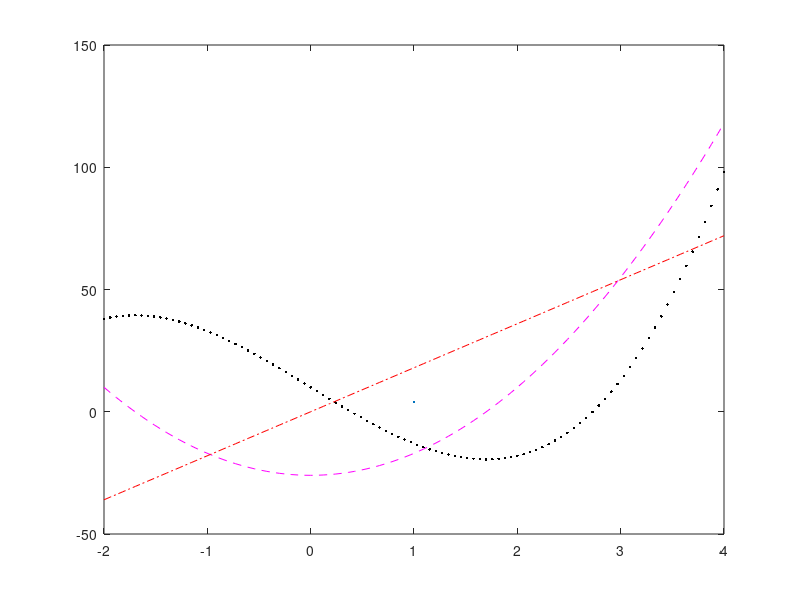

This chart was generated by the following MATLAB code:
%
clear;
clc;
x = linspace(-2,4,100);
f = 3*x.^3 - 26*x + 10;
fp = 9*x.^2 - 26;
fbp = 18 * x;

plot(x,f, "k.",x,fp, "m--",x,fbp, "r-.",  LineWidth=4);
